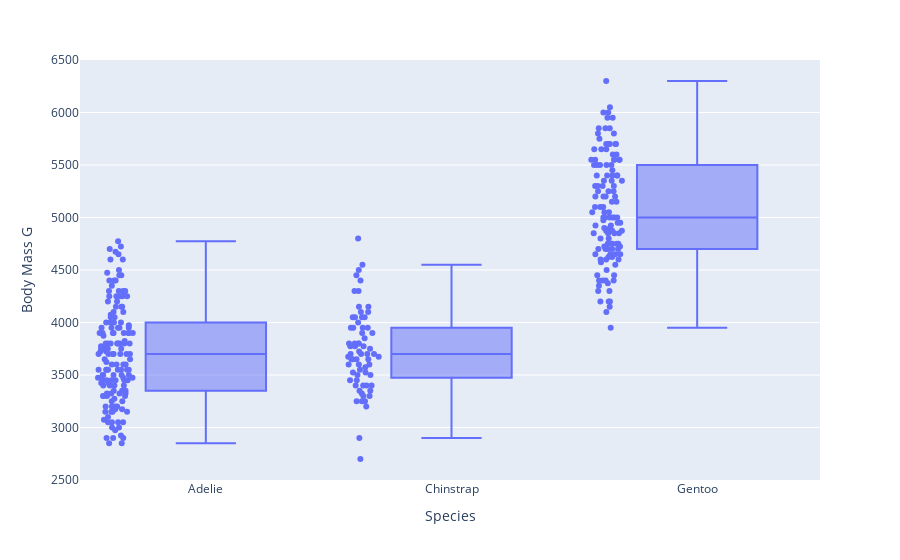

The notebook cell saved with this chart:
### Code cell
px.box(df, x="Species", y="Body Mass G", points="all").show()

### Figure 1 — Plotly figure (JSON) as saved in the notebook; plotly's stock layout.template omitted (floating-point values rounded to 4 significant figures; data arrays with more than 128 entries replaced by an {"elided": "..."} marker saying what was removed)
{"data": [{"alignmentgroup": "True", "boxpoints": "all", "hovertemplate": "Species=%{x}<br>Body Mass G=%{y}<extra></extra>", "legendgroup": "", "marker": {"color": "#636efa"}, "name": "", "notched": false, "offsetgroup": "", "orientation": "v", "showlegend": false, "type": "box", "x": {"elided": "344 str values"}, "x0": " ", "xaxis": "x", "y": {"elided": "344 float values"}, "y0": " ", "yaxis": "y"}], "layout": {"boxmode": "group", "legend": {"tracegroupgap": 0}, "margin": {"t": 60}, "xaxis": {"anchor": "y", "domain": [0, 1], "title": {"text": "Species"}}, "yaxis": {"anchor": "x", "domain": [0, 1], "title": {"text": "Body Mass G"}}}}
